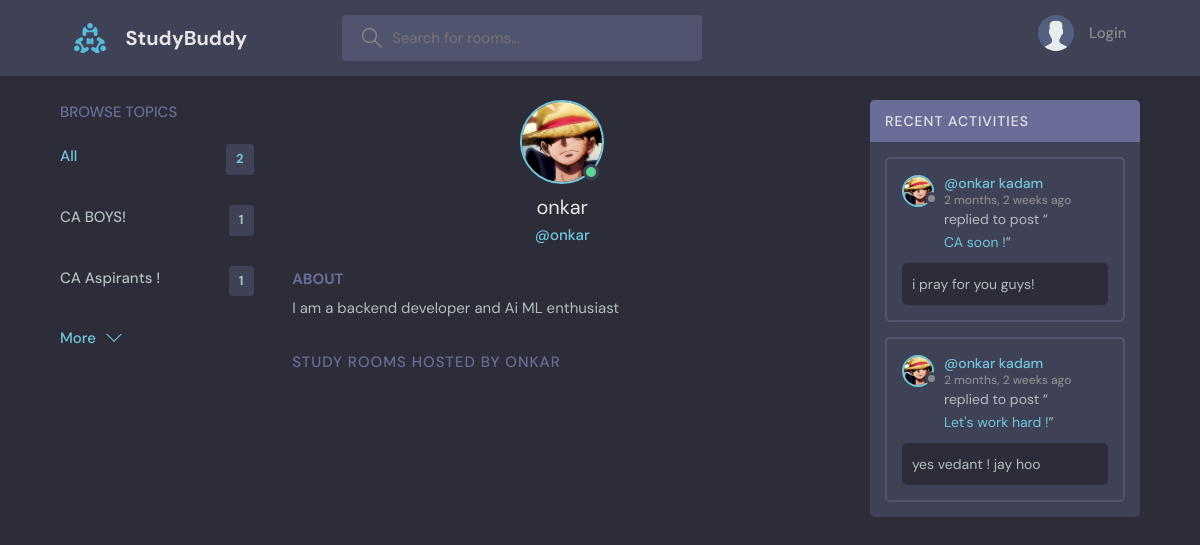
/profile/1/, run on an earlier commit of the app's database.
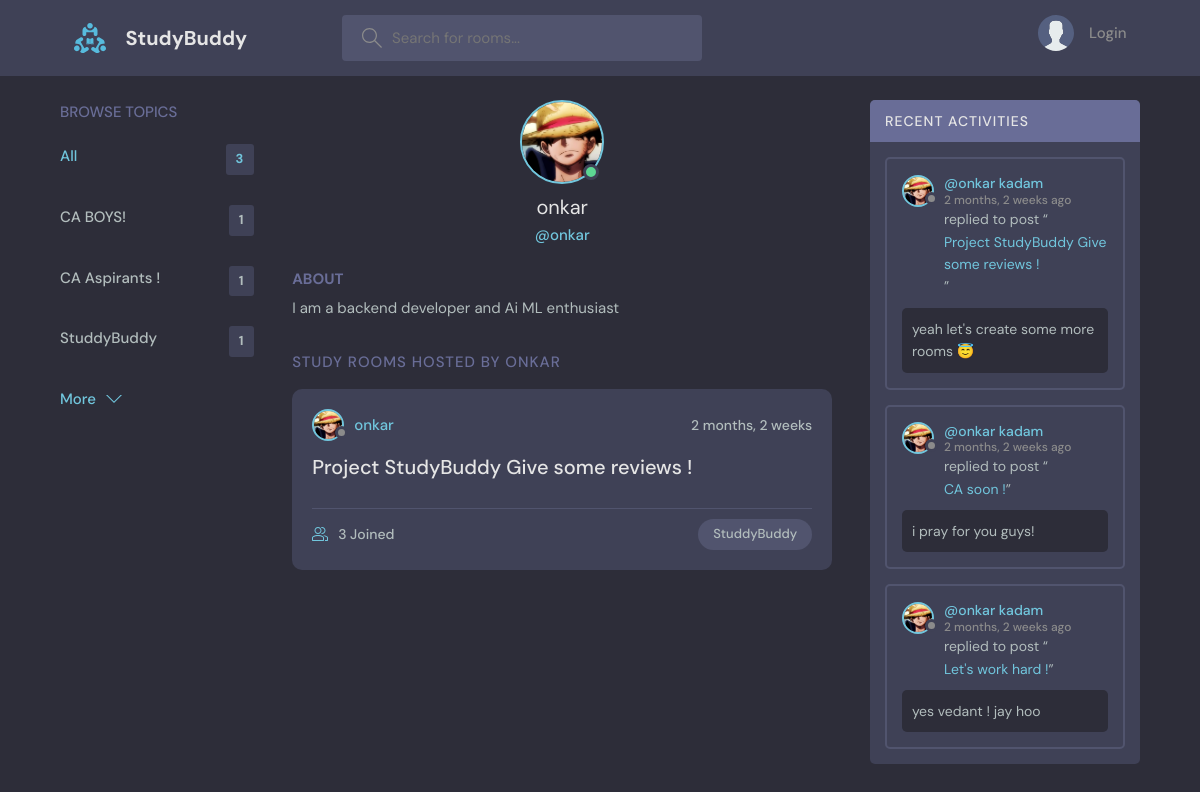
And on a later commit of the database.
### base/models.py (models this page shows, shortened)
class Topic(models.Model):
    name = models.CharField(max_length=200)
    created = models.DateTimeField(auto_now_add=True)

class User(AbstractUser):
    name = models.CharField(max_length=200, null=True)
    email = models.EmailField(unique=True, null=True)
    bio = models.TextField(null=True, blank=True)
    avatar = models.ImageField(upload_to='avatars/', blank=True, null=True)
    USERNAME_FIELD = 'email'
    REQUIRED_FIELDS = []

class Message(models.Model):
    user = models.ForeignKey(User,on_delete=models.CASCADE)
    room = models.ForeignKey(Room, on_delete=models.CASCADE)
    body = models.TextField()
    updated = models.DateTimeField(auto_now=True)
    created = models.DateTimeField(auto_now_add=True)
    class Meta:
        ordering = ['-updated', '-created']

class Room(models.Model):
    host = models.ForeignKey(User, on_delete=models.SET_NULL,null=True)
    topic = models.ForeignKey(Topic, on_delete=models.SET_NULL,null=True)
    name = models.CharField(max_length=200)
    description = models.TextField(null=True,blank=True)
    participants = models.ManyToManyField(User, related_name='participants', blank=True)
    updated = models.DateTimeField(auto_now= True)
    created = models.DateTimeField(auto_now_add=True)
    class Meta:
        ordering = ['-updated', '-created']
    def __str__(self):
        return self.name

### base/views.py (the view)
# urls.py: path('profile/<str:pk>/', views.userProfile,name="user-profile"),
def userProfile(request,pk):
    user = User.objects.get(id=pk)
    rooms = user.room_set.all()
    room_messages = user.message_set.all()
    topics = Topic.objects.all()
    context={'user':user, 'rooms': rooms,
             'room_messages': room_messages, 'topics': topics}
    return render(request,'base/profile.html',context)

### base/templates/base/profile.html (shortened to what this page needs)
{% extends 'main.html' %}
{% load static %}
{% block content %}
  <main class="profile-page layout layout--3">
    <div class="container">
      {% include 'base/topics_component.html' %}
      <div class="roomList">
        <div class="profile">
          <div class="profile__avatar">
            <div class="avatar avatar--large active">
              {% if user.avatar %}
                  <img src="{{ user.avatar.url }}" alt="User Avatar" />
              {% else %}
                  <img src="{% static 'images/avatar.svg' %}" alt="Default Avatar" />
              {% endif %}
            </div>
          </div>
          <div class="profile__info">
            <h3>{{user.username}}</h3>
            <p>@{{user.username}}</p>
          </div>
          <div class="profile__about">
            <h3>About</h3>
            <p>
              {{ user.bio|default:"This user hasn't added an About section yet." }}
            </p>
          </div>
        </div>
        <div class="roomList__header">
          <div>
            <h2>Study Rooms Hosted by {{ user.username }}</a>
            </h2>
          </div>
        </div>
        {% include 'base/feed_component.html' %}
      </div>
      {% include 'base/activity_component.html' %}
    </div>
  </main>
{% endblock content %}

### templates/main.html (shortened to what this page needs)
<!DOCTYPE html>
{% load static %}
<html lang="en" xmlns="http://www.w3.org/1999/html">
  <head>
    <link rel="stylesheet" href="{% static 'styles/style.css' %}" />
  </head>
  <body>
    {%include 'navbar.html'%}
    {% block content %}
    {%endblock%}
  </body>
</html>

### templates/navbar.html (shortened to what this page needs)
{% load static %}
<header class="header header--loggedIn">
      <div class="container">
        <a href="{% url 'home' %}" class="header__logo">
          <img src="{% static 'images/logo.svg' %}" />
          <h1>StudyBuddy</h1>
        </a>
        <form class="header__search" method="GET" action="{% url 'home' %}">
          <label>
            <input name="q" placeholder="Search for rooms..." />
          </label>
        </form>
        <nav class="header__menu">
          {% if request.user.is_authenticated %}
          <div class="header__user">
            <a href="{% url 'user-profile' request.user.id %}">
              <div class="avatar avatar--medium active">
                {% if request.user.avatar %}
                    <img src="{{ request.user.avatar.url }}" alt="User Avatar" />
                {% else %}
                    <img src="{% static 'images/avatar.svg' %}" alt="Default Avatar" />
                {% endif %}
              </div>
              <p>{{request.user.username}} <span>@{{request.user.username}}</span></p>
            </a>
            <button class="dropdown-button">
              <svg version="1.1" xmlns="http://www.w3.org/2000/svg" width="32" height="32" viewBox="0 0 32 32">
                <title>chevron-down</title>
                <path d="M16 21l-13-13h-3l16 16 16-16h-3l-13 13z"></path>
              </svg>
            </button>
          </div>
          {% else %}
          <a href="{% url 'login' %}">
            <img src="{% static 'images/avatar.svg' %}" />
            <p>Login</p>
          </a>
          {% endif %}
        </nav>
      </div>
</header>

### base/templates/base/topics_component.html
<div class="topics">
    <div class="topics__header">
        <h2>Browse Topics</h2>
    </div>
    <ul class="topics__list">
        <li>
            <a href="{% url 'home' %}" class="active">All <span>{{topics.count}}</span></a>
        </li>
        {% for topic in topics %}
        <li>
            <a href="{% url 'home' %}?q={{topic.name}}">{{topic.name}} <span>{{topic.room_set.all.count}}</span></a>
        </li>
        {% endfor %}
    </ul>
    <a class="btn btn--link" href="{% url 'topics' %}">
        More
        <svg version="1.1" xmlns="http://www.w3.org/2000/svg" width="32" height="32" viewBox="0 0 32 32">
            <title>chevron-down</title>
            <path d="M16 21l-13-13h-3l16 16 16-16h-3l-13 13z"></path>
        </svg>
    </a>
</div>

### base/templates/base/feed_component.html (shortened to what this page needs)
{% load static %}
{% for room in rooms %}
<div class="roomListRoom">
            <div class="roomListRoom__header">
              <a href="{% url 'user-profile' room.host.id %}" class="roomListRoom__author">
                <div class="avatar avatar--small">
                  {% if room.host.avatar %}
                    <img src="{{ room.host.avatar.url }}" alt="Host Avatar" />
                  {% else %}
                    <img src="{% static 'images/avatar.svg' %}" alt="Default Avatar" />
                  {% endif %}
                </div>
                <span>{{room.host.username}}</span>
              </a>
              <div class="roomListRoom__actions">
                <span>{{room.created|timesince}}</span>
              </div>
            </div>
            <div class="roomListRoom__content">
              <a href="{% url 'room' room.id %}">{{room.name}}</a>
            </div>
            <div class="roomListRoom__meta">
              <a href="{% url 'room' room.id %}" class="roomListRoom__joined">
                  {{room.participants.all.count}} Joined
              </a>
              <p class="roomListRoom__topic">{{room.topic.name}}</p>
            </div>
          </div>
{% endfor %}

### base/templates/base/activity_component.html (shortened to what this page needs)
{% load static %}
<div class="activities">
    <div class="activities__header">
        <h2>Recent Activities</h2>
    </div>
    {% for message in room_messages %}
    <div class="activities__box">
        <div class="activities__boxHeader roomListRoom__header">
            <a href="{% url 'user-profile' message.user.id %}" class="roomListRoom__author">
                <div class="avatar avatar--small">
                    {% if message.user.avatar %}
                        <img src="{{ message.user.avatar.url }}" alt="User Avatar" />
                    {% else %}
                        <img src="{% static 'images/avatar.svg' %}" alt="Default Avatar" />
                    {% endif %}
                </div>
                <p>
                    @{{ message.user.name|default:message.user.username }}
                    <span>{{message.created|timesince}} ago</span>
                </p>
            </a>
        </div>
        <div class="activities__boxContent">
            <p>replied to post “<a href="{% url 'room' message.room.id %}">{{message.room}}</a>”</p>
            <div class="activities__boxRoomContent">{{message.body}}
            </div>
        </div>
    </div>
    {% endfor %}
</div>

What changed in the data, as far as the page shows it:
added Topic: name "StuddyBuddy", room_set.all.count "1"
added Room: host.avatar (picture), host.username "onkar", created "2 months, 2 weeks", name "Project StudyBuddy Give some reviews !", participants.all.count "3", topic.name "StuddyBuddy"
added Message: user.avatar (picture), user.name "onkar kadam", created "2 months, 2 weeks", room "Project StudyBuddy Give some reviews !", body "yeah let's create some more rooms 😇"
Also different on the page:
{{ topics.count }}: "2" → "3"
